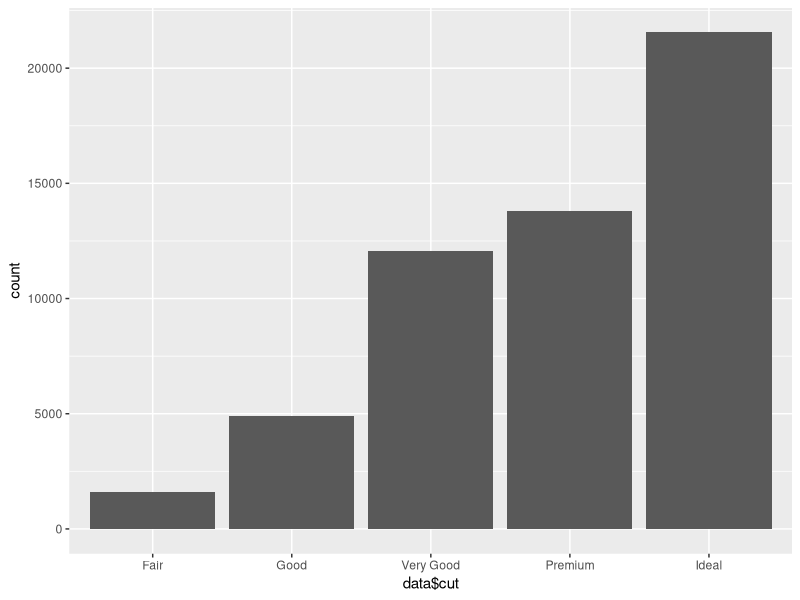

The R script that drew this image:
library(ggplot2)
library(dplyr)

data("diamonds")

data <- diamonds

ggplot(data) +
  geom_bar(mapping = aes(data$cut))
